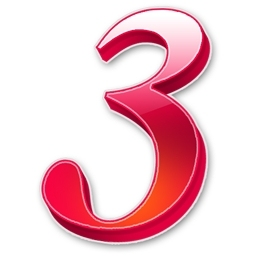
#> input picture yournum/yournum.png, 256 x 256 px
$ python useyournum.py   (older library calls are emulated)
#> lines starting #> are read from the running program, lines starting #| are printed output that depends on the picture
### neural_network.py
import numpy as np
import scipy.special

class neuralNetwork():
    # initialise the neuralNetwork
    def __init__(self, inputnodes, hiddennodes, outputnodes, learningrate):
        # set number of nodes in each input, hidden, output layer
        self.inodes = inputnodes
        self.hnodes = hiddennodes
        self.onodes = outputnodes

        # link weight matrices, wih and who
        # weights inside the arrays are w_i_j, where link is from node i to node j in the next layer
        # w11 w21
        # w12 w22 etc
        self.wih = np.random.normal(0.0, pow(self.hnodes, -0.5), (self.hnodes, self.inodes))
        self.who = np.random.normal(0.0, pow(self.onodes, -0.5), (self.onodes, self.hnodes))

        # learning rate
        self.lr = learningrate

        # activation function is the sigmoid function
        self.activation_function = lambda x: scipy.special.expit(x)

    # train the neuralNetwork
    # [42 lines left out: functions train, query, not called in this run]

### useyournum.py
from PIL import Image
import numpy as np
from neural_network import neuralNetwork
import matplotlib.pyplot as plt
import imageio

# number of input, hidden and output nodes
input_nodes = 784  # 28*28
hidden_nodes = 100
output_nodes = 10

# learning rate is 0.3
learning_rate = 0.1

# create instance of neural network
n = neuralNetwork(input_nodes, hidden_nodes, output_nodes, learning_rate)

# change pixel value
file_in = 'yournum/yournum.png'
width = 28
height = 28
file_out = 'yournum/yournum_c.png'
image = Image.open(file_in)
#> image is the input picture: PIL image 256x256 RGB; mean R, G, B 242, 201.5, 209.4
resized_image = image.resize((width, height), Image.ANTIALIAS)
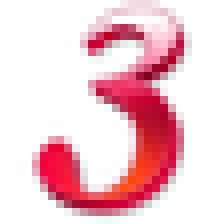
#> resized_image: PIL image 28x28 RGB (shown 8 times larger); mean R, G, B 241.8, 201.2, 209
resized_image.save(file_out)

save_wih_file = "save_model/wih.npy"
save_who_file = "save_model/who.npy"
#> (the run stopped early here; a loop or call above may not have finished)
